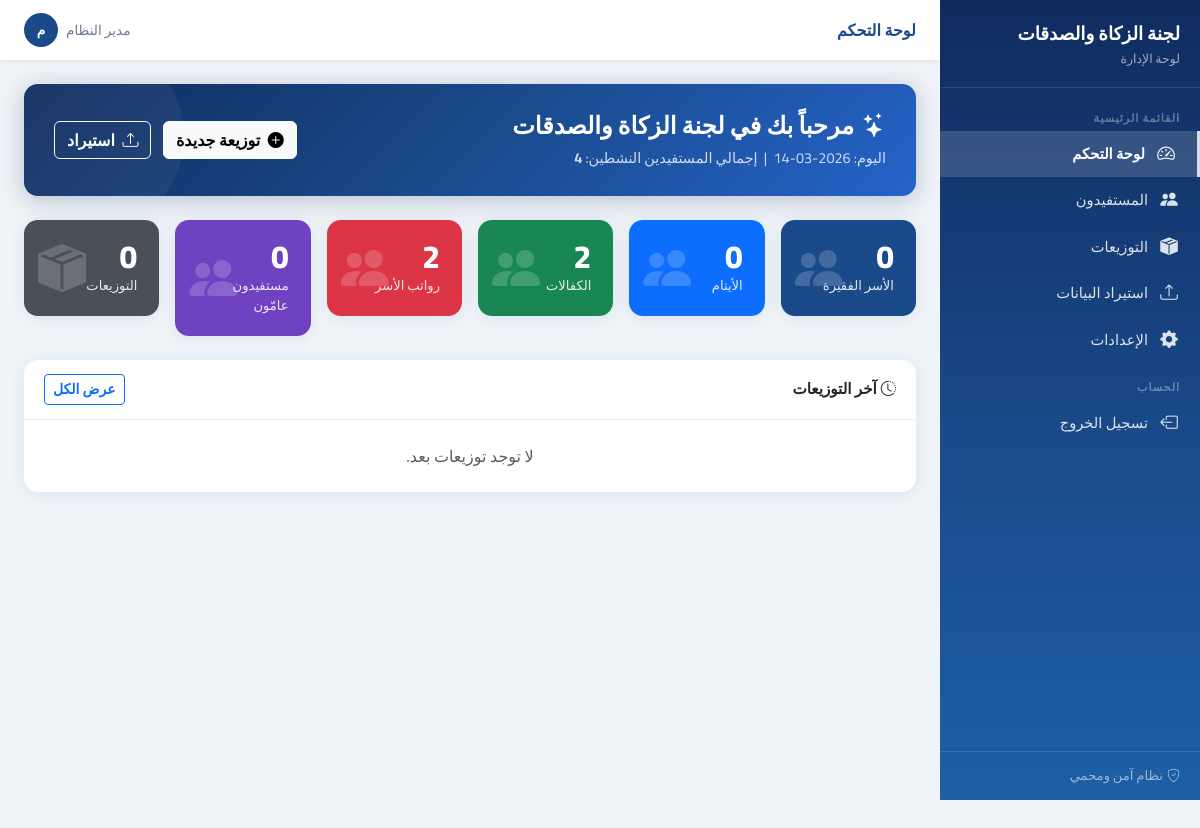
Page /admin/dashboard.php (signed in) on the committed database.
### tables this page shows
CREATE TABLE `settings` (
  `id` bigint(20) UNSIGNED NOT NULL,
  `setting_key` varchar(100) NOT NULL,
  `setting_value` text DEFAULT NULL,
  `created_at` datetime NOT NULL DEFAULT current_timestamp(),
  `updated_at` datetime NOT NULL DEFAULT current_timestamp() ON UPDATE current_timestamp()
);

CREATE TABLE `beneficiary_types` (
  `id` int(10) UNSIGNED NOT NULL,
  `name_ar` varchar(100) NOT NULL,
  `slug` varchar(50) NOT NULL,
  `is_active` tinyint(1) NOT NULL DEFAULT 1,
  `sort_order` int(11) NOT NULL DEFAULT 0,
  `created_at` datetime NOT NULL DEFAULT current_timestamp(),
  `updated_at` datetime NOT NULL DEFAULT current_timestamp() ON UPDATE current_timestamp()
);

### admin/bootstrap.php (called while the page is built, shortened)
<?php
function getPDO(): PDO
{
    static $pdo = null;
    if ($pdo === null) {
        $dsn = sprintf(
            'mysql:host=%s;port=%s;dbname=%s;charset=%s',
            DB_HOST,
            DB_PORT,
            DB_NAME,
            DB_CHARSET
        );
        $pdo = new PDO($dsn, DB_USER, DB_PASS, [
            PDO::ATTR_ERRMODE            => PDO::ERRMODE_EXCEPTION,
            PDO::ATTR_DEFAULT_FETCH_MODE => PDO::FETCH_ASSOC,
            PDO::ATTR_EMULATE_PREPARES   => false,
        ]);
    }
    return $pdo;
}
function currentAdmin(): array
{
    return [
        'id'        => (int)($_SESSION['admin_id'] ?? 0),
        'username'  => (string)($_SESSION['admin_user'] ?? ''),
        'full_name' => (string)($_SESSION['admin_name'] ?? ''),
    ];
}
function e(string $s): string
{
    return htmlspecialchars($s, ENT_QUOTES | ENT_SUBSTITUTE, 'UTF-8');
}
function getSetting(string $key, string $default = ''): string
{
    static $cache = [];
    if (!array_key_exists($key, $cache)) {
        $stmt = getPDO()->prepare('SELECT setting_value FROM settings WHERE setting_key = ?');
        $stmt->execute([$key]);
        $row = $stmt->fetchColumn();
        $cache[$key] = ($row !== false) ? (string)$row : $default;
    }
    return $cache[$key];
}
function getBeneficiaryTypes(): array
{
    static $types = null;
    if ($types === null) {
        $types = getPDO()->query(
            "SELECT
                id,
                name_ar,
                name_ar AS name,
                slug,
                is_active,
                sort_order
             FROM beneficiary_types
             ORDER BY sort_order, id"
        )->fetchAll();
    }
    return $types;
}

### admin/dashboard.php (the view, shortened to what this page needs)
<?php
require_once __DIR__ . '/bootstrap.php';
$pdo   = getPDO();
$types = getBeneficiaryTypes();
$typeCounts = [];
foreach ($types as $t) {
    $stmt = $pdo->prepare('SELECT COUNT(*) FROM beneficiaries WHERE beneficiary_type_id = ? AND status = "active"');
    $stmt->execute([(int)$t['id']]);
    $typeCounts[(int)$t['id']] = (int)$stmt->fetchColumn();
}
$totalBeneficiaries = array_sum($typeCounts);
$totalDistributions = (int)$pdo->query('SELECT COUNT(*) FROM distributions')->fetchColumn();
$latestDist = $pdo->query(
    'SELECT d.*,
            bt.name_ar AS type_name,
            (SELECT COUNT(*) FROM distribution_items di WHERE di.distribution_id = d.id) AS item_count,
            (SELECT COALESCE(SUM(cash_amount),0) FROM distribution_items di WHERE di.distribution_id = d.id) AS total_cash
     FROM distributions d
     LEFT JOIN beneficiary_types bt ON bt.id = d.beneficiary_type_id
     ORDER BY d.created_at DESC
     LIMIT 10'
)->fetchAll();
$cardColors = ['#1a4a8a', '#0d6efd', '#198754', '#dc3545', '#6f42c1', '#0dcaf0'];
require_once __DIR__ . '/layout.php';
renderPage('لوحة التحكم', 'dashboard', function () use (
    $types,
    $typeCounts,
    $totalBeneficiaries,
    $totalDistributions,
    $latestDist,
    $cardColors
) {
    $orgName = getSetting('org_name', APP_NAME);
?>
<div class="hero-header mb-4">
    <div class="row align-items-center g-0">
        <div class="col">
            <h2><i class="bi bi-stars me-2"></i>مرحباً بك في <?= e($orgName) ?></h2>
            <p>
                اليوم: <?= e(date('Y-m-d')) ?>
                &nbsp;|&nbsp;
                إجمالي المستفيدين النشطين: <strong><?= (int)$totalBeneficiaries ?></strong>
            </p>
        </div>
        <div class="col-auto d-none d-md-block">
            <a href="<?= e(ADMIN_PATH) ?>/distributions.php?action=new" class="btn btn-light fw-bold me-2">
                <i class="bi bi-plus-circle-fill me-1"></i> توزيعة جديدة
            </a>
            <a href="<?= e(ADMIN_PATH) ?>/import.php" class="btn btn-outline-light fw-bold">
                <i class="bi bi-upload me-1"></i> استيراد
            </a>
        </div>
    </div>
</div>
<div class="row g-3 mb-4">
    <?php foreach ($types as $i => $t): ?>
    <?php
        $typeId = (int)$t['id'];
        $label  = $t['name_ar'] ?? ($t['name'] ?? '');
    ?>
    <div class="col-6 col-md-4 col-xl-2">
        <div class="stat-card" style="background: <?= e($cardColors[$i % count($cardColors)]) ?>;">
            <div class="stat-value"><?= (int)($typeCounts[$typeId] ?? 0) ?></div>
            <div class="stat-label"><?= e((string)$label) ?></div>
            <i class="bi bi-people-fill stat-icon"></i>
        </div>
    </div>
    <?php endforeach; ?>
    <div class="col-6 col-md-4 col-xl-2">
        <div class="stat-card" style="background: #495057;">
            <div class="stat-value"><?= (int)$totalDistributions ?></div>
            <div class="stat-label">التوزيعات</div>
            <i class="bi bi-box-seam-fill stat-icon"></i>
        </div>
    </div>
</div>
<div class="card">
    <div class="card-header d-flex align-items-center justify-content-between">
        <span><i class="bi bi-clock-history me-1"></i>آخر التوزيعات</span>
        <a href="<?= e(ADMIN_PATH) ?>/distributions.php" class="btn btn-sm btn-outline-primary">عرض الكل</a>
    </div>
    <div class="card-body p-0">
        <?php if (!empty($latestDist)): ?>
        <div class="table-responsive">
            <table class="table table-hover mb-0">
                <thead>
                <tr>
                    <th>#</th>
                    <th>العنوان</th>
                    <th>التصنيف</th>
                    <th>التاريخ</th>
                    <th>المستفيدون</th>
                    <th>إجمالي الصرف</th>
                    <th></th>
                </tr>
                </thead>
                <tbody>
                <?php foreach ($latestDist as $d): ?>
                    <tr>
                        <td><?= e((string)$d['id']) ?></td>
                        <td class="fw-semibold"><?= e((string)$d['title']) ?></td>
                        <td>
                            <?php if (!empty($d['type_name'])): ?>
                                <span class="badge bg-primary"><?= e((string)$d['type_name']) ?></span>
                            <?php else: ?>
                                <span class="text-muted">—</span>
                            <?php endif; ?>
                        </td>
                        <td><?= e((string)$d['distribution_date']) ?></td>
                        <td><?= e((string)$d['item_count']) ?></td>
                        <td><?= function_exists('formatAmount') ? formatAmount((float)$d['total_cash']) : e((string)$d['total_cash']) ?></td>
                        <td>
                            <a href="<?= e(ADMIN_PATH) ?>/print_distribution.php?id=<?= e((string)$d['id']) ?>"
                               target="_blank" class="btn btn-sm btn-outline-secondary">
                                <i class="bi bi-printer"></i>
                            </a>
                        </td>
                    </tr>
                <?php endforeach; ?>
                </tbody>
            </table>
        </div>
        <?php else: ?>
            <div class="p-4 text-center text-muted">لا توجد توزيعات بعد.</div>
        <?php endif; ?>
    </div>
</div>
<?php
});

### admin/layout.php (shortened to what this page needs)
<?php
if (!function_exists('renderPage')) {
function renderPage(string $title, string $activeMenu, callable $callback): void
{
    $orgName   = getSetting('org_name', APP_NAME);
    $adminName = currentAdmin()['full_name'] ?: currentAdmin()['username'];
    $navItems = [
        'dashboard'           => ['icon' => 'bi-speedometer2',     'label' => 'لوحة التحكم',    'href' => ADMIN_PATH . '/dashboard.php'],
        'beneficiaries'       => ['icon' => 'bi-people-fill',      'label' => 'المستفيدون',      'href' => ADMIN_PATH . '/beneficiaries.php'],
        'distributions'       => ['icon' => 'bi-box-seam-fill',    'label' => 'التوزيعات',       'href' => ADMIN_PATH . '/distributions.php'],
        'import'              => ['icon' => 'bi-upload',            'label' => 'استيراد البيانات','href' => ADMIN_PATH . '/import.php'],
        'settings'            => ['icon' => 'bi-gear-fill',        'label' => 'الإعدادات',       'href' => ADMIN_PATH . '/settings.php'],
    ];
    ?>
<!DOCTYPE html>
<html lang="ar" dir="rtl">
<head>
<link rel="stylesheet" href="https://cdn.jsdelivr.net/npm/bootstrap@5.3.3/dist/css/bootstrap.rtl.min.css">
<link rel="stylesheet" href="https://cdn.jsdelivr.net/npm/bootstrap-icons@1.11.3/font/bootstrap-icons.min.css">
</head>
<body>
<nav id="sidebar">
    <div class="sidebar-brand">
        <span class="brand-name"><?= e($orgName) ?></span>
        <span class="brand-sub">لوحة الإدارة</span>
    </div>
    <ul class="sidebar-nav">
        <li class="nav-section">القائمة الرئيسية</li>
        <?php foreach ($navItems as $key => $item): ?>
        <li class="nav-item">
            <a href="<?= e($item['href']) ?>" class="<?= $activeMenu === $key ? 'active' : '' ?>">
                <i class="bi <?= e($item['icon']) ?>"></i>
                <?= e($item['label']) ?>
            </a>
        </li>
        <?php endforeach; ?>
        <li class="nav-section" style="margin-top:8px">الحساب</li>
        <li class="nav-item">
            <a href="<?= e(ADMIN_PATH) ?>/logout.php">
                <i class="bi bi-box-arrow-left"></i>
                تسجيل الخروج
            </a>
        </li>
    </ul>
    <div class="sidebar-footer">
        <i class="bi bi-shield-check me-1"></i>نظام آمن ومحمي
    </div>
</nav>
<header id="topbar">
    <div class="topbar-title"><?= e($title) ?></div>
    <div class="topbar-user">
        <span class="d-none d-sm-inline"><?= e($adminName) ?></span>
        <div class="avatar"><?= e(mb_substr($adminName, 0, 1)) ?></div>
    </div>
</header>
<main id="main">
    <?php $callback(); ?>
</main>
</body>
</html>
    <?php
}
}

### admin/layout.php (style rules this page uses)
:root { --sidebar-w: 260px; --sidebar-bg: linear-gradient(180deg, #0f2c5e 0%, #1a4a8a 55%, #1e5fa5 100%); --sidebar-text: rgba(255,255,255,.85); --sidebar-active-bg: rgba(255,255,255,.15); --sidebar-hover-bg: rgba(255,255,255,.08); --topbar-h: 60px; --body-bg: #f0f4f8; --card-radius: 14px; --card-shadow: 0 2px 16px rgba(30,80,160,.10); --primary: #1a4a8a; }
*, *::before, *::after { box-sizing: border-box; }
body { font-family: 'Cairo', sans-serif; background: var(--body-bg); margin: 0; min-height: 100vh; color: #1e2a38; }
#sidebar { position: fixed; top: 0; right: 0; width: var(--sidebar-w); height: 100vh; background: var(--sidebar-bg); z-index: 1040; display: flex; flex-direction: column; overflow-y: auto; transition: transform .25s ease; }
.sidebar-brand { padding: 22px 20px 18px; border-bottom: 1px solid rgba(255,255,255,.12); }
.sidebar-brand .brand-name { color: #fff; font-weight: 800; font-size: 1.15rem; line-height: 1.25; display: block; }
.sidebar-brand .brand-sub { color: rgba(255,255,255,.6); font-size: .78rem; }
.sidebar-nav { padding: 14px 0; flex: 1; list-style: none; margin: 0; }
.sidebar-nav .nav-section { padding: 8px 20px 4px; font-size: .7rem; font-weight: 700; letter-spacing: .08em; text-transform: uppercase; color: rgba(255,255,255,.35); }
.sidebar-nav .nav-item a { display: flex; align-items: center; gap: 10px; padding: 10px 20px; color: var(--sidebar-text); text-decoration: none; font-size: .92rem; font-weight: 500; border-radius: 0; transition: background .15s; }
.sidebar-nav .nav-item a.active { background: var(--sidebar-active-bg); color: #fff; font-weight: 700; border-right: 3px solid rgba(255,255,255,.8); }
.sidebar-nav .nav-item a i { font-size: 1.1rem; width: 22px; text-align: center; flex-shrink: 0; }
.sidebar-footer { padding: 14px 20px; border-top: 1px solid rgba(255,255,255,.12); font-size: .82rem; color: rgba(255,255,255,.55); }
#topbar { position: fixed; top: 0; right: var(--sidebar-w); left: 0; height: var(--topbar-h); background: #fff; z-index: 1030; display: flex; align-items: center; padding: 0 24px; box-shadow: 0 1px 6px rgba(0,0,0,.07); gap: 10px; }
#topbar .topbar-title { font-size: 1rem; font-weight: 700; color: var(--primary); flex: 1; }
#topbar .topbar-user { font-size: .85rem; color: #6b7a8e; display: flex; align-items: center; gap: 8px; }
#topbar .topbar-user .avatar { width: 34px; height: 34px; background: var(--primary); border-radius: 50%; color: #fff; display: flex; align-items: center; justify-content: center; font-weight: 700; font-size: .85rem; flex-shrink: 0; }
#main { margin-right: var(--sidebar-w); margin-top: var(--topbar-h); padding: 24px; min-height: calc(100vh - var(--topbar-h)); }
.card { border: none; border-radius: var(--card-radius); box-shadow: var(--card-shadow); }
.card-header { background: transparent; border-bottom: 1px solid #e9eef5; padding: 14px 20px; font-weight: 700; font-size: .95rem; }
.stat-card { border-radius: var(--card-radius); padding: 20px 22px; box-shadow: var(--card-shadow); color: #fff; position: relative; overflow: hidden; }
.stat-card .stat-icon { position: absolute; left: 14px; top: 50%; transform: translateY(-50%); font-size: 3rem; opacity: .18; }
.stat-card .stat-value { font-size: 2rem; font-weight: 800; line-height: 1; }
.stat-card .stat-label { font-size: .82rem; opacity: .88; margin-top: 4px; }
.hero-header { background: linear-gradient(135deg, #0f2c5e, #1a4a8a 50%, #2563c9); border-radius: var(--card-radius); padding: 28px 30px; color: #fff; margin-bottom: 24px; box-shadow: 0 4px 24px rgba(15,44,94,.25); position: relative; overflow: hidden; }
.hero-header::after { content: ''; position: absolute; left: -40px; bottom: -40px; width: 200px; height: 200px; background: rgba(255,255,255,.05); border-radius: 50%; }
.hero-header h2 { font-size: 1.5rem; font-weight: 800; margin: 0 0 6px; }
.hero-header p { font-size: .9rem; opacity: .8; margin: 0; }
.btn { font-family: 'Cairo', sans-serif; font-weight: 600; }

### rows in the picture
settings: setting_value "لجنة الزكاة والصدقات"
beneficiary_types: typeId "0", name_ar "الأسر الفقيرة"
beneficiary_types: typeId "0", name_ar "الأيتام"
beneficiary_types: id "2", name_ar "الكفالات"
beneficiary_types: id "2", name_ar "رواتب الأسر"
beneficiary_types: typeId "0", name_ar "مستفيدون عامّون"

### other values in the picture
$item['label'] "لوحة التحكم"
$item['label'] "المستفيدون"
$item['label'] "التوزيعات"
$item['label'] "استيراد البيانات"
$item['label'] "الإعدادات"
$title "لوحة التحكم"
$adminName "مدير النظام"
mb_substr($adminName, 0, 1) "م"
$orgName "لجنة الزكاة والصدقات"
$totalBeneficiaries "4"
$totalDistributions "0"
